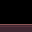

Below is a game level as drawn by its tile map, then a one-line description and the .tmx file that defines it, in full:
An orthogonal 1x1 tile map with 32x32 px tiles, 1 tile layer (Assembly), 3 tilesets.

<map version="1.10" orientation="orthogonal" renderorder="right-down" width="1" height="1" tilewidth="32" tileheight="32" infinite="0" nextlayerid="2" nextobjectid="1">
  <tileset firstgid="1" source="../floors.tsx" />
  <tileset firstgid="321" source="../walls.tsx" />
  <tileset firstgid="961" source="../architecture.tsx" />
  <layer id="1" name="Assembly" width="1" height="1">
    <data encoding="csv">
1537
</data>
  </layer>
</map>
